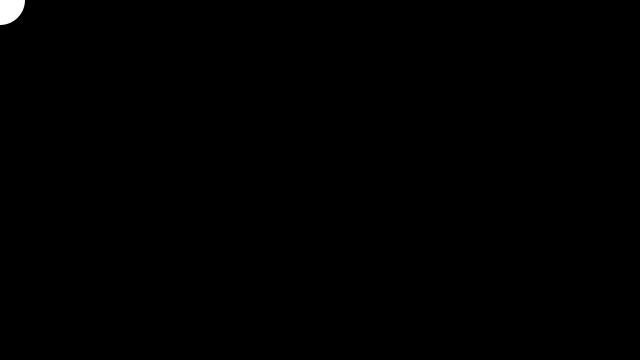
Frame 1 (no input)
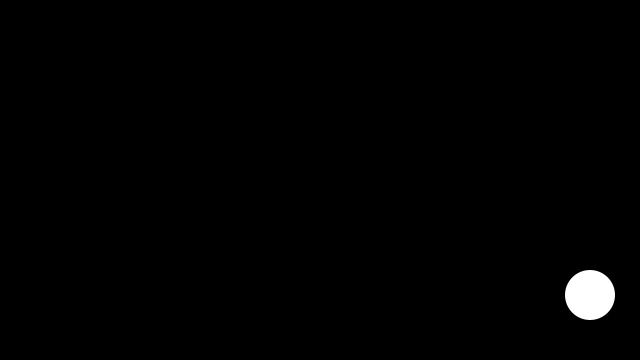
Frame 60 (the mouse pressed at the canvas centre just before this capture)
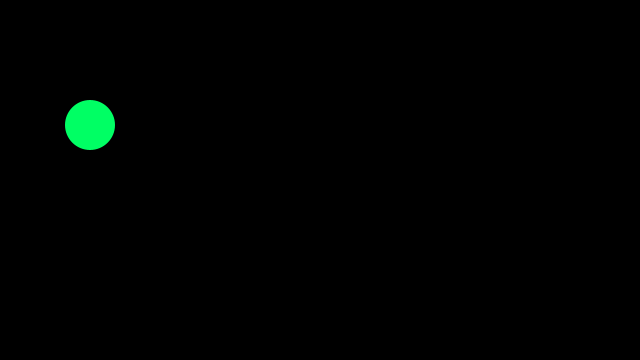
Frame 120 (the mouse held since frame 60 and released just before this capture)

The Processing sketch that drew these frames (run headless with seeded random() and noise(); from frame 60 on, the mouse is pressed at the canvas centre):

// Processing sketch: bouncing_ball
// ── bouncing_ball.pde
float x = 0;
float y = 0;
float xspeed = 10;
float yspeed = 5;

void setup() {
  size(640, 360);
}

void draw() {
  background(0);
  noStroke();
  fill(255);
  
  if (mousePressed){
    fill(0,255,100);
  }
  circle(x, y, 50);

  x = x + xspeed;
  y = y + yspeed;

  if (x <= 0 || x >= 640) {
    xspeed = xspeed * -1;
  }
  if (y >= height || y <= 0) {
    yspeed = yspeed * -1;
  }
  
}
